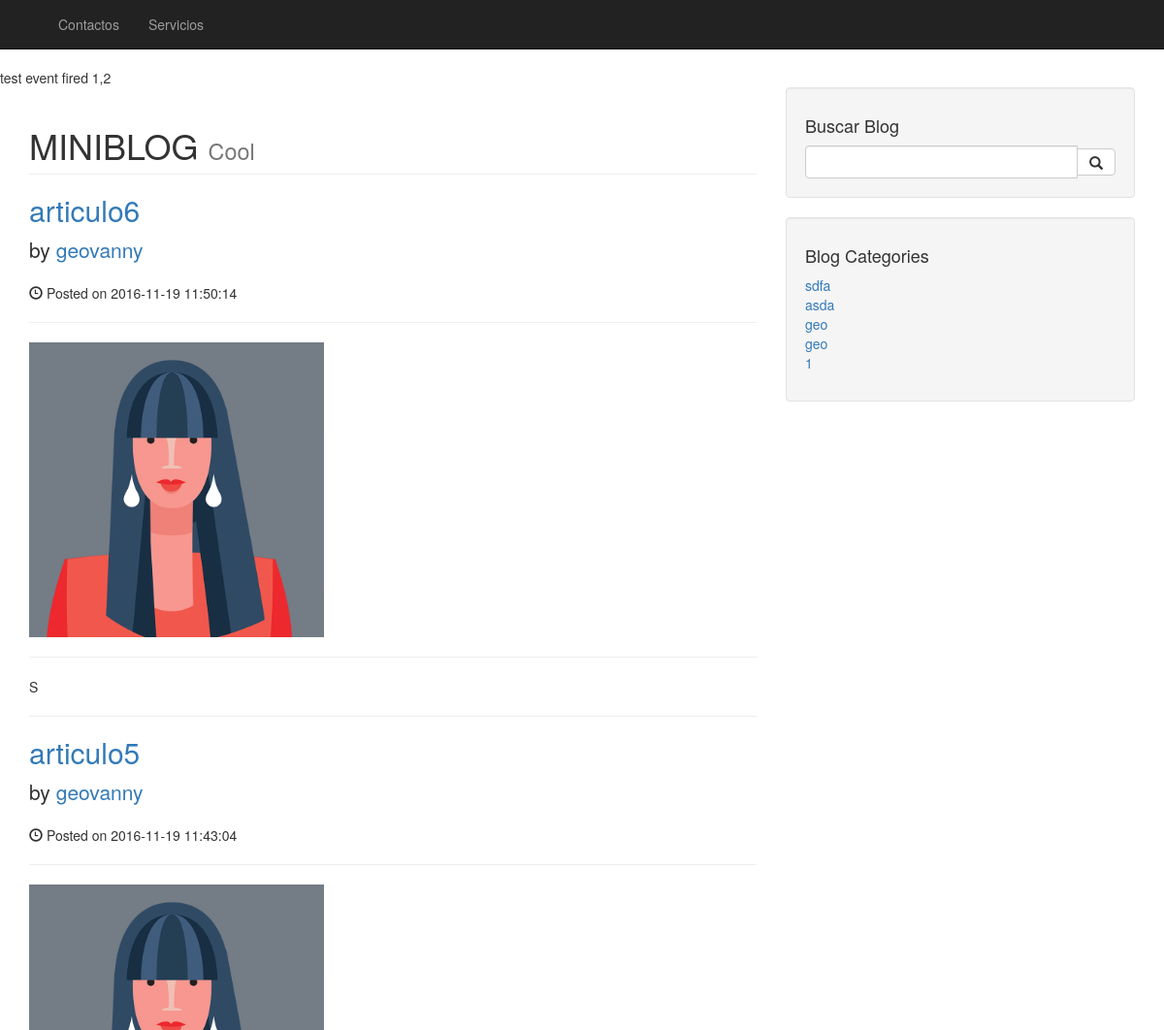
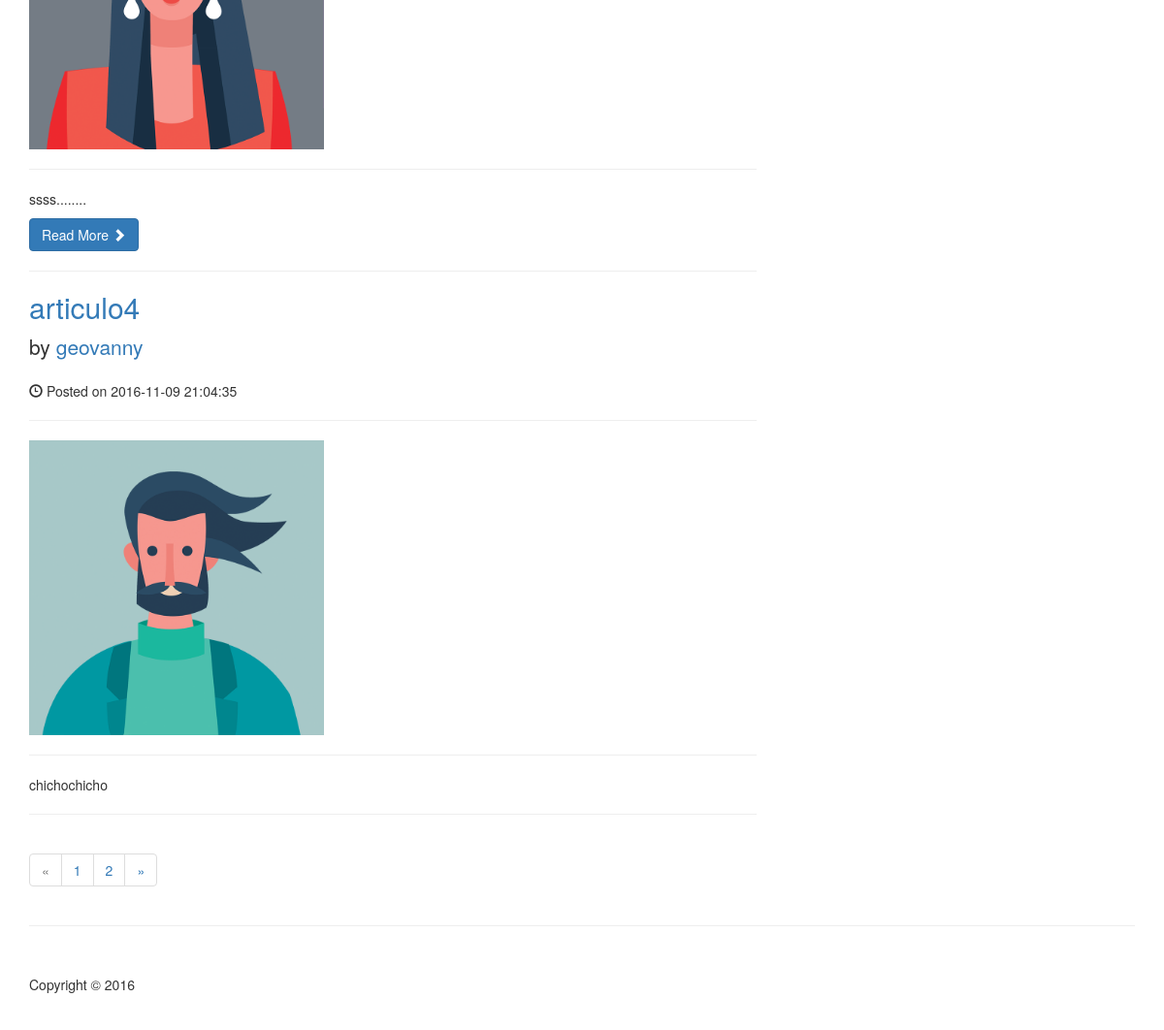
The page / on the database its author committed (2 pictures, top to bottom).
### tables this page shows
CREATE TABLE IF NOT EXISTS `navbar` (
  `id` int(11) NOT NULL AUTO_INCREMENT,
  `name` varchar(100) DEFAULT NULL,
  `url` varchar(300) DEFAULT NULL,
  `heading` varchar(100) DEFAULT NULL,
  `secondarytext` varchar(100) DEFAULT NULL,
  PRIMARY KEY (`id`)
);

CREATE TABLE IF NOT EXISTS `posts` (
  `id` int(11) NOT NULL AUTO_INCREMENT,
  `title` varchar(200) NOT NULL,
  `byuser` varchar(200) NOT NULL,
  `postedon` timestamp NOT NULL DEFAULT CURRENT_TIMESTAMP,
  `id_recurso` varchar(200) DEFAULT NULL,
  `text` text NOT NULL,
  `readmore` varchar(2) NOT NULL DEFAULT '0',
  `id_categoria` int(11) NOT NULL,
  PRIMARY KEY (`id`),
  KEY `FK_posts_categorias` (`id_categoria`)
);

CREATE TABLE IF NOT EXISTS `recursos` (
  `id` int(11) NOT NULL AUTO_INCREMENT,
  `url` varchar(500) DEFAULT '0',
  PRIMARY KEY (`id`)
);

CREATE TABLE IF NOT EXISTS `categorias` (
  `id` int(11) NOT NULL AUTO_INCREMENT,
  `name` varchar(200) NOT NULL,
  `url` varchar(200) NOT NULL,
  PRIMARY KEY (`id`)
);

### system/Boot.php (called while the page is built, shortened)
<?php
class Boot
{
    public static function run()
    {
        self::dispatcher();
    }
    private static function autoload()
    {
        spl_autoload_register(function($class) {
            $class = explode("\\", $class);
            $className = array_pop($class);
            $path = implode(DS, $class);
        });
    }
    private static function dispatcher()
    {
        include CONFIG_PATH .'events.php';
        $router = new Router();
        $router->dispatch();
    }
}

### app/models/Blog.php (called while the page is built, shortened)
<?php
class Blog extends Model
{
    function barraNav()
    {
        return $this->db->table("navbar")->select();
    }
    function allposts()
    {
        return $this->db->table("posts")
                        ->join('recursos', ['recursos.id', '=', 'posts.id_recurso'], 'LEFT')
                        ->orderBy('postedon', 'DESC')
                        ->orderBy('byuser', 'ASC');
    }
    function categorias()
    {
        return $this->db->table("categorias")->select();
    }
}

### index.php (called while the page is built, shortened)
<?php
require_once 'system/Boot.php';
Boot::run();

### system/http/Request.php (called while the page is built, shortened)
<?php
class Request
{
    private $url;
    private $method;
    private $query = array();
    public function __construct()
    {
        $this->env = $_SERVER + $_ENV;
        $this->method = $this->env['REQUEST_METHOD'];
        $requestUri = isset($this->env['PATH_INFO']) ? $this->env['PATH_INFO'] : $this->env['REQUEST_URI'];
        $requestUri = preg_replace('/\?.+/', '', $requestUri);
        $this->url = rtrim($requestUri, '/');
        if (empty($this->url)) {
            $this->url = '/';
        }
    }
    public function getQuery($key)
    {
        return isset($this->query[$key]) ? $this->query[$key] : FALSE;
    }
    public function getUrl()
    {
        return $this->url;
    }
    public function setUrl($url)
    {
        $parsed = $this->parser($url);
        $this->url = $parsed['path'];
    }
    public function parser($url)
    {
        $parse = ($url) ? parse_url($url) : parse_url($_SERVER['REQUEST_URI']);
        return $parse;
    }
    public function parseQuery($url)
    {
        $this->query = array();
        return $this->query;
    }
    public function is($type)
    {
        switch (strtolower($type)) {
            case "get":
                return ($this->method == "GET");
            case "post":
                return ($this->method == "POST");
        }
    }
}

### app/controllers/Main.php (the view, shortened to what this page needs)
<?php
class Main extends Controller
{
    public $blogmodel;
    public $data;
    private $config;
    public function __construct()
    {
        $this->blogmodel = new Blog();
        $this->config = $this->obtenerOpciones();
        $this->recargaIndex();
    }
    public function index($data = null)
    {
        $navbarInfo = $this->blogmodel->navBarInfoPorName("HOME");
        $this->data["heading"] = $navbarInfo[0]->heading;
        $this->data["secondarytext"] = $navbarInfo[0]->secondarytext;
        if ($data) {
            $this->data = $data;
            $this->data["paginador"] = "";
            $this->recargaIndex();
        } else {
            $query = $this->blogmodel->allposts();
            $paginador = Paginator::paginate(3, $query);
            if (count($paginador["queries"])) {
                $this->data["paginador"] = $paginador["pagination"];
                $this->data["posts"] = $this->imprimePosts($paginador["queries"]);
            } else {
                $this->data["posts"] = "";
                $this->data["paginador"] = "";
            }
        }
        echo $this->view->useTemplate("blog")->render("blog/index", $this->data);
    }
    function imprimePosts($postsData, $readmore = TRUE)
    {
        $postHtml = "";
        foreach ($postsData as $post) {
            $post = (array) $post;
            $postId = $post['id'][0];
            if (count($post['url']) > 1) {
                $url = $post['url'][0];
            } else {
                $url = $post['url'];
            }
            $postHtml .= "<h2>
                <a href=\"post/$postId\">$post[title]</a>
            </h2>
            <p class=\"lead\">
                by <a href=\"\">$post[byuser]</a>
            </p>
            <p><span class=\"glyphicon glyphicon-time\"></span> Posted on $post[postedon]</p>
            <hr>
            <img class=\"img-responsive\" width=\"304\" height=\"236\" src=\"/assets/images/$url\" alt=\"\">
            <hr>";
            if ($post['readmore'] === 'on' && $readmore) {
                $postHtml.="<p>" . substr($post['text'], 0, 200) . "........</p>";
                $postHtml.= "<a class=\"btn btn-primary\" href=\"/post/$postId\">Read More <span class=\"glyphicon glyphicon-chevron-right\"></span></a>";
            } else {
                $postHtml.= "<p>$post[text]</p>";
            }
            $postHtml.="<hr>";
        }
        return $postHtml;
    }
    function imprimeBarraNav()
    {
        $navbar = $this->blogmodel->barraNav();
        $li = "";
        foreach ($navbar as $elemento) {
            if ($elemento->name != "HOME") {
                $li .= "<li>";
                $li .= "<a href = \"/pagina/$elemento->url\">$elemento->name</a>";
                $li.= "</li>";
            }
        }
        return $li;
    }
    function imprimeCategorias()
    {
        $categorias = $this->blogmodel->categorias();
        $cathtml = "";
        foreach ($categorias as $cat) {
            $cathtml.= "<li><a href = \"/categorias/search/$cat->id\">$cat->name</a></li>";
        }
        return $cathtml;
    }
    function obtenerOpciones()
    {
        return unserialize(file_get_contents(CONFIG_PATH . 'blog.php'));
    }
    function recargaIndex()
    {
        $this->data['title'] = $this->config['title'];
        $this->data["navbar"] = $this->imprimeBarraNav();
        $this->data["categorias"] = $this->imprimeCategorias();
        $this->data["copyright"] = $this->data['title'] . " " . date('Y');
    }
}

### app/config/events.php (shortened to what this page needs)
<?php
Event::create('test.event', function($args = array()) {
    echo 'test event fired ' . implode(',', $args);
});

### app/templates/blog/header.php (shortened to what this page needs)
<!DOCTYPE html>
<html lang="en">
    <head>
        <?= $css ?>
    </head>
    <body>
        <nav class="navbar navbar-inverse navbar-fixed-top" role="navigation">
            <div class="container">
                <div class="navbar-header">
                    <a class="navbar-brand" href="/"><?= $title ?></a>
                </div>
                <div class="collapse navbar-collapse" id="bs-example-navbar-collapse-1">
                    <ul class="nav navbar-nav">
                        <?= $navbar ?>
                    </ul>
                </div>
            </div>
        </nav>
        <div class="container">
            <div class="row">

### app/views/blog/index.php
<div class="col-md-8">
    <h1 class="page-header">
        <?= $heading ?>
        <small><?= $secondarytext ?></small>
    </h1>
    <?= $posts ?>
    <?= $paginador ?>
</div>

### app/templates/blog/footer.php (shortened to what this page needs)
<div class="col-md-4">
    <form method="post" action="/search" >
        <div class="well">
            <h4>Buscar Blog</h4>
            <div class="input-group">
                <input type="text" name='buscar' class="form-control">
                <span class="input-group-btn">
                    <button class="btn btn-default" type="submit">
                        <span class="glyphicon glyphicon-search"></span>
                    </button>
                </span>
            </div>
        </div>
    </form>
    <div class="well">
        <h4>Blog Categories</h4>
        <div class="row">
            <div class="col-lg-6">
                <ul class="list-unstyled">
                    <?= $categorias ?>
                </ul>
            </div>
        </div>
    </div>
</div>
</div>
<hr>
<footer>
    <div class="row">
        <div class="col-lg-12">
            <p>Copyright &copy; <?= $copyright ?></p>
        </div>
    </div>
</footer>
</div>
</body>
</html>

### app/assets/css/blog-home.css (style rules this page uses)
body { padding-top: 70px; }
footer { margin: 50px 0; }

### rows shown on the page
navbar: name "Contactos"
navbar: name "Servicios"
navbar: heading "MINIBLOG", secondarytext "Cool"
posts: title "articulo6", byuser "geovanny", postedon "2016-11-19 11:50:14", id_recurso.url (picture), text "S"
posts: title "articulo5", byuser "geovanny", postedon "2016-11-19 11:43:04", id_recurso.url (picture), text "ssss"
posts: title "articulo4", byuser "geovanny", postedon "2016-11-09 21:04:35", id_recurso.url (picture), text "chichochicho"
categorias: name "sdfa"
categorias: name "asda"
categorias: name "geo"
categorias: name "geo"
categorias: name "1"

### other values the page prints
implode(',', $args) "1,2"
$paginador "« 1 2 »"
$copyright "2016"
